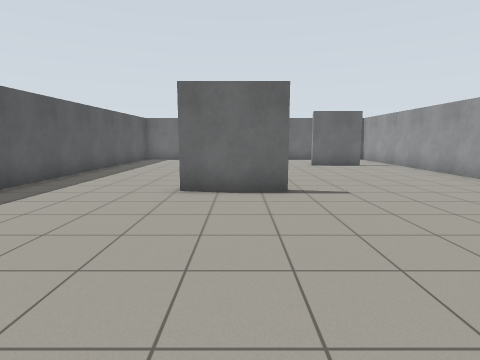
View 1 (above)

12 first-person views from a walk through a world built for the Gazebo simulator. The camera is 1.2 m above the floor, tilts 8° down and sees 80° across. Floor lines are 1 m apart. The floor is counted in squares, 1 m on a side. Each view is taken from the middle of a square. On the plan, view 1 faces up. The plan holds only what a view shows up to about 12 squares ahead; the rest is blank.

View 2
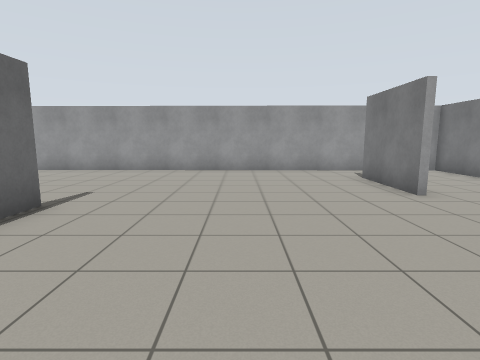

View 3
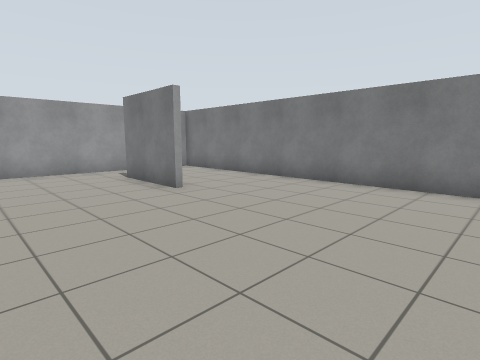

View 4
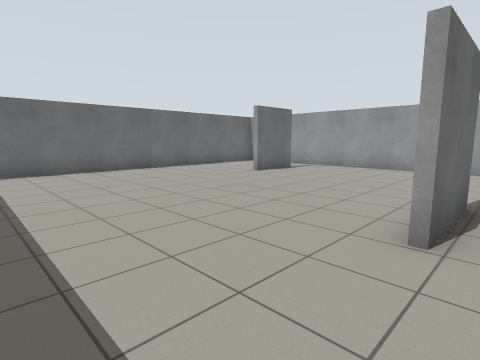

View 5
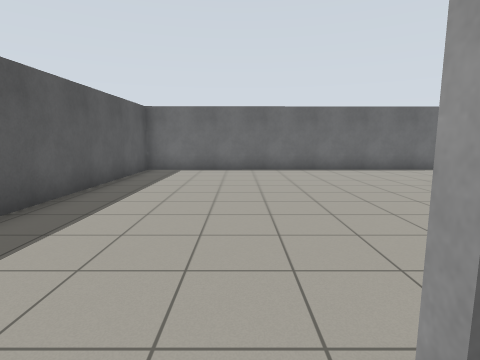

View 6
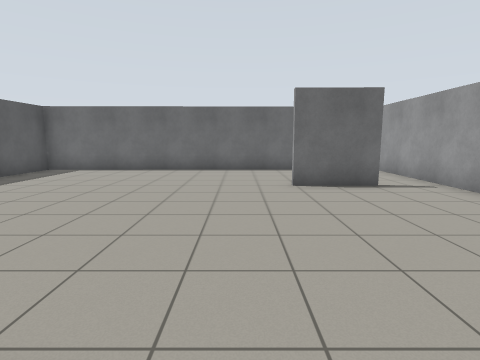

View 7
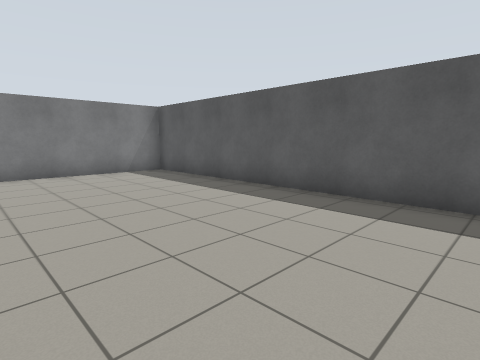

View 8
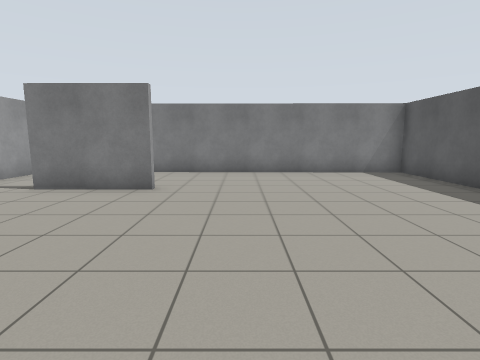

View 9
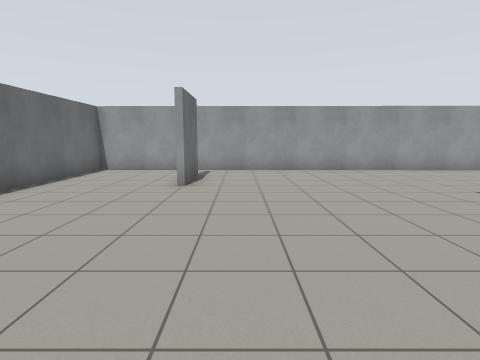

View 10
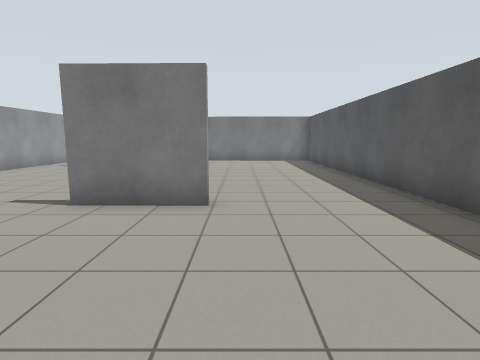

View 11
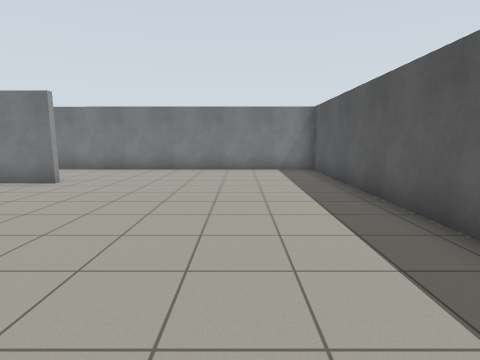

View 12
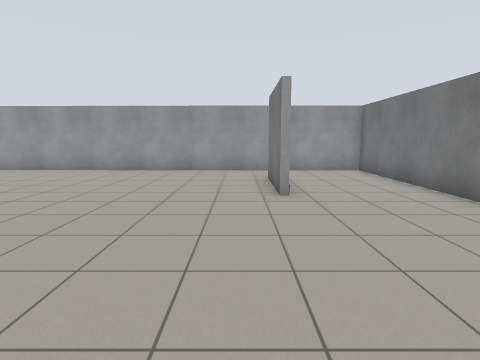

### Floor plan
Points are (right, up) in squares from view 1. A wall is a line through its corners. A room is listed if a view was taken in it or the views show most of it. See-through windows are left out.
Room 1 (views 1, 2, 3, 4, 5, 6, 7, 8, 9, 10, 11, 12)
walls: (1.1, 6.6) (-1.5, 6.7); (-1.5, 6.9) (1.1, 6.8); (2, -0.9) (5, -0.9); (5.7, 13.4) (3.3, 13.4); (7.2, -4.7) (7.5, 17.6) (-5.7, 17.5) (-6, -4.6) (7.2, -4.7)

Where each view was taken, in squares from view 1:
view 1: 0 up, 0 right, facing up
view 2: 3 up, 4 left, facing right
view 3: 3 up, 4 left, facing down-right
view 4: 6 up, 5 left, facing up-right
view 5: 6 up, 2 left, facing up
view 6: 6 up, 2 right, facing up
view 7: 6 up, 0 right, facing down-left
view 8: 6 up, 0 right, facing down
view 9: 12 up, 4 left, facing right
view 10: 12 up, 2 left, facing down
view 11: 7 up, 3 left, facing down
view 12: 0 up, 4 left, facing right
